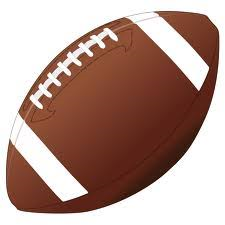
#> input picture football.png, 225 x 225 px
$ python image_encrypter.py
#> lines starting #> are read from the running program, lines starting #| are printed output that depends on the picture
### lfsr.py
class LFSR:
    # constructor
    def __init__(self, seed: str, tap):
        self.seed = seed
        self.tap = tap

    # return the number of bits in the LFSR
    def length(self):
        return len(self.seed)

    # return the bit at index ‘i’
    def bit(self, i: int):
        return self.seed[i]

    # execute one LFSR iteration and return new (rightmost) bit as an int
    def step(self):
        # save the calculated bit before shift -- bit[0] XOR with bit[tap]
        xor_bit = int(self.bit(0)) ^ int(self.bit(-self.tap))
        # shift the binary value by one by removing the first character of the string: self.seed
        # and concatenating the calculated rightmost bit to the end of self.seed
        self.seed = self.seed[1:] + str(xor_bit)

        # The assignment says to return rightmost bit
        # return int(rightmost_bit)

        # I am going to return the new seed value as an integer
        return int(self.seed, 2)

    # return string representation of the LFSR separated by |’s and spaces
    # ex: 01001010
    def __str__(self):
        return self.seed


# [15 lines that do not run on import are left out]

### image_encrypter.py
from lfsr import LFSR
from PIL import Image, ImageOps


class ImageEncrypter:
    # constructor
    def __init__(self, lfsr: LFSR, file_name: str, decrypt):
        self.lfsr = lfsr
        self.file_name = file_name
        self.decrypt = decrypt

    # open the image specified by ‘file_name’
    # you will find the Image.open method useful here
    def open_image(self, file_name: str):
        # open an image using pil library
#> called with file_name = 'football.png'
        im = Image.open(file_name)
#> im is the input picture: PIL image 225x225 RGB; mean R, G, B 179.9, 150.7, 141.5
        # if decrypting the image is rotated and mirrored so fix it and return if not just return the image as is
        if self.decrypt:
            im = im.rotate(270)
            im_mirror = ImageOps.mirror(im)
            return im_mirror
        # return the image
        return im

    # convert the image to a 2D array of tuples of the form (R, G, B)
    # read in from open_image() and return the 2D array
    # you will find the Image.load method useful here
    def pixel_array(self):
        # open the image by calling the open_image method
        im = self.open_image(self.file_name)
        # load the image getting back list of pixels
        px = im.load()
        # get sizes of image and save to width and height
        width, height = im.size
#> width = 225; height = 225

        # print(px[0, 0])

        # create a new list to add new pixel values to
        all_pixels = []
        # loop rows of image
        for x in range(width):
            # add a nested set of lists for every row that will get added to all_pixels
            row_of_pixels = []
            # loop pixels
            for y in range(height):
                # save the current pixel - a tuple of 3 rgb values
                pixel = px[x, y]
                # append the pixels to the current row
                row_of_pixels.append(pixel)
            # finished the outter loop, append the row of pixels to the list of all pixels
            all_pixels.append(row_of_pixels)
#> after the loop, all_pixels = 225 items
        # return the new list
        return all_pixels

    # encrypts the 2D array returned from pixel_array(),
    # returns the encrypted 2D array
    # you will find the binary XOR operator useful here
    def transform(self):
        # get the new pixel array
        pixel_array = self.pixel_array()
#> pixel_array = 225 items
        encrypt_array = []
        # loop the pixel array and create a new list of lists similar to the pixel array method
        for x in pixel_array:
            transformed_rows = []
            for y in x:
                # append the tuple of each rgb value xor'd with a new step value
                transformed_rows.append((y[0] ^ self.lfsr.step(),
                                         y[1] ^ self.lfsr.step(),
                                         y[2] ^ self.lfsr.step()))
            # append the row to the encrypt_array list
            encrypt_array.append(transformed_rows)
#> this loop made 225 passes
        # return the encrypted list of values
        return encrypt_array

    # converts the encrypted 2D array back into an image named ‘file_name’
    # you will find the Image.save method useful here
    def save_image(self, file_name: str):
        Image.save(file_name)


# your executable code that invokes ImageEncrypter and encrypts/decrypts an
# image and saves the result to a file
if __name__ == "__main__":
    # create an instance of LFSR called seed_1
    seed_1 = LFSR('10011010', 5)
    # create an instance of ImageEncrypter
    image_encryptor = ImageEncrypter(seed_1, 'football.png', False)
    # call the transform method
    encrypted_pixels = ImageEncrypter.transform(image_encryptor)
    # create a new list of pixels to save
    encrypted_pixels_to_save = []
    # loop through the encrypted pixels and flatten them - image.save takes a single list
    for row in encrypted_pixels:
        for tup in row:
            encrypted_pixels_to_save.append(tup)
    # create a new image
    encrypted_image = Image.new('RGB', (225, 225))
#> encrypted_image: PIL image 225x225 RGB; every value is 0
    # put the pixels in the new image
    encrypted_image.putdata(encrypted_pixels_to_save)
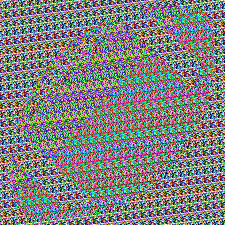
#> encrypted_image: PIL image 225x225 RGB; mean R, G, B 127.8, 127.7, 127.6
    # save the image
    encrypted_image.save('football_encrypted.png')

    # create a seed object
    seed_2 = LFSR('10011010', 5)
    # create an instance of ImageEncrypter to decrypt
    image_decrypter = ImageEncrypter(seed_2, 'football_encrypted.png', True)
    # call the transform method
    decrypted_pixels = ImageEncrypter.transform(image_decrypter)
#> call 2 of open_image, with file_name = 'football_encrypted.png'
#> in open_image (call 2), `im = im.rotate(270)`:
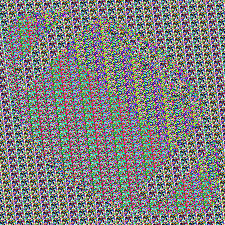
#> im: PIL image 225x225 RGB; mean R, G, B 127.8, 127.7, 127.6
#> in open_image (call 2), `im_mirror = ImageOps.mirror(im)`:
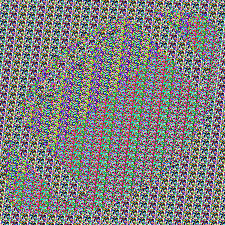
#> im_mirror: PIL image 225x225 RGB; mean R, G, B 127.8, 127.7, 127.6
    # create a new list of pixels to save
    decrypted_pixels_to_save = []
    # loop through the decrypted pixels and flatten them - image.save takes a single list
    for rows in decrypted_pixels:
        for tuples in rows:
            decrypted_pixels_to_save.append(tuples)
    # create a new image
    decrypted_image = Image.new('RGB', (225, 225))
    # put the pixels in the new image
    decrypted_image.putdata(decrypted_pixels_to_save)
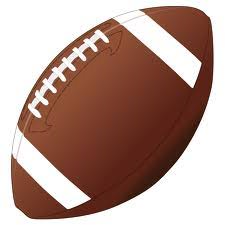
#> decrypted_image: PIL image 225x225 RGB; mean R, G, B 179.9, 150.7, 141.5
    # the image is rotated and mirrored so fix it
    decrypted_image = decrypted_image.rotate(270)
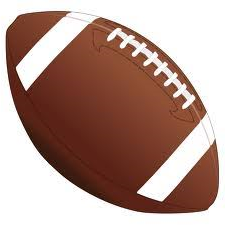
#> decrypted_image: PIL image 225x225 RGB; mean R, G, B 179.9, 150.7, 141.5
    decrypted_image = ImageOps.mirror(decrypted_image)
    # save the image
    decrypted_image.save('football_decrypted.png')
